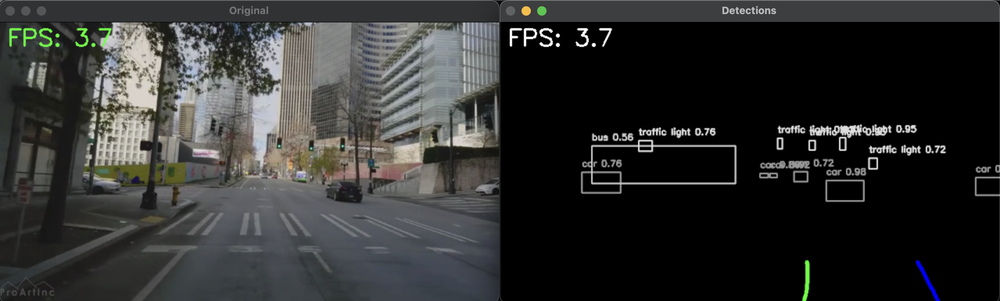
#> input picture example.png, 1000 x 301 px, shrunk from 2558 x 770 before the run, given in place of drive_480p_new.mp4, which was not available
$ python main.py
#> lines starting #> are read from the running program, lines starting #| are printed output that depends on the picture; after the words box and inside, x2 and y2 are one past the last pixel; in counts of white or black regions, pixels touching at a corner belong together; pictures that were not available may be replaced by others from this repository, and a replacement may not be noted
import cv2
import sys
import numpy as np

def play_video(video_path):
#> called with video_path = 'drive_480p_new.mp4'
    cap = cv2.VideoCapture(video_path)

    if not cap.isOpened():
        print("Error: Could not open video file")
        return

    frame_width = int(cap.get(cv2.CAP_PROP_FRAME_WIDTH))
    frame_height = int(cap.get(cv2.CAP_PROP_FRAME_HEIGHT))
    fps = int(cap.get(cv2.CAP_PROP_FPS))

    print(f"Video Properties:")
    print(f"Resolution: {frame_width}x{frame_height}")
    print(f"FPS: {fps}")

    cv2.namedWindow('Video Player', cv2.WINDOW_NORMAL)

    while True:
        ret, frame = cap.read()
#> frame is the input picture: shape (301, 1000, 3); mean B, G, R 47.5, 48.5, 47.9
        if not ret:
            print("End of video file")
            break

        copy = np.copy(frame)
        gray = cv2.cvtColor(frame, cv2.COLOR_BGR2GRAY)
        blur = cv2.GaussianBlur(gray, (5, 5), 0)
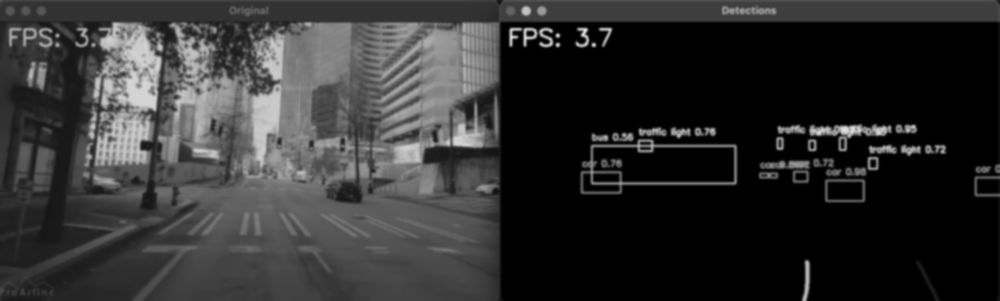
#> blur: shape (301, 1000); min 0, max 225, mean 48.2
        edges = cv2.Canny(blur, 50, 150)
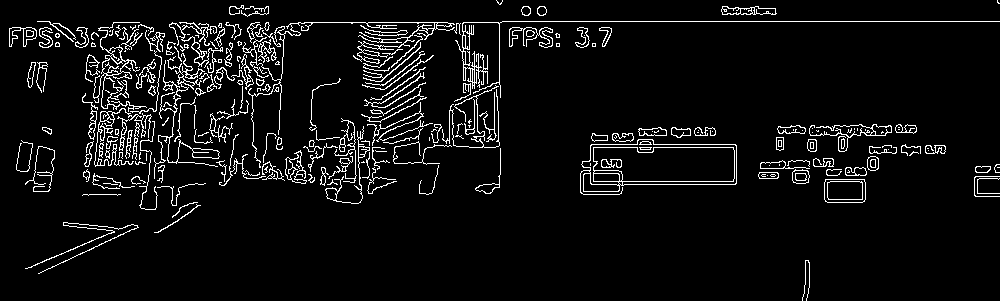
#> edges: shape (301, 1000); 6% white in thin lines or dots

        height, width = frame.shape[:2]
#> height = 301; width = 1000
        mask = np.zeros_like(edges)
        polygon = np.array([
            [
                (0, height),
                (width // 2, height // 2),
                (width, height),
            ]
        ], np.int32)
#> polygon = [[0, 301], [500, 150], [1000, 301]]
        cv2.fillPoly(mask, polygon, 255)
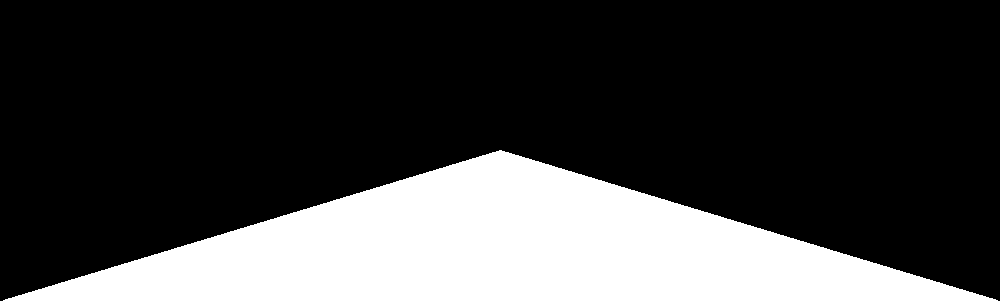
#> mask: shape (301, 1000); 25.1% white; 1 white region, box (x1, y1, x2, y2) and area: (3, 150, 998, 301) 75545
        masked_edges = cv2.bitwise_and(edges, mask)
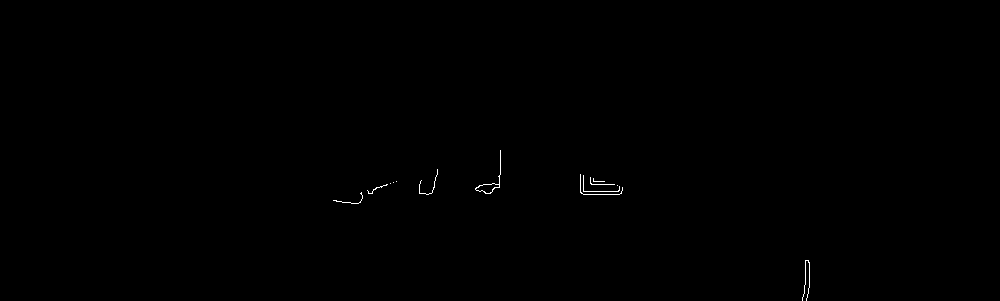
#> masked_edges: shape (301, 1000); 0.16% white in thin lines or dots, all inside (x1, y1, x2, y2) = (333, 150, 810, 301)

        lines = cv2.HoughLinesP(
            masked_edges,
            rho=2,
            theta=np.pi/180,
            threshold=40,
            minLineLength=40,
            maxLineGap=5,
        )
#> lines = [[580, 191, 621, 191]]

        if lines is not None:
            averaged_lines = average(copy, lines)
            if averaged_lines is not None:
                black_lines = display_lines(copy, averaged_lines)
                if black_lines is not None:  # Add check for None return
                    lanes = cv2.addWeighted(copy, 0.8, black_lines, 1, 1)
                    cv2.imshow("Video Player", lanes)
                else:
                    cv2.imshow("Video Player", copy)
            else:
                cv2.imshow("Video Player", copy)
        else:
            cv2.imshow("Video Player", copy)

        if cv2.waitKey(1000//fps) & 0xFF == ord('q'):
            break

    cap.release()
    cv2.destroyAllWindows()

def average(image, lines):
    left = []
    right = []

    if lines is None:
        return None

    for line in lines:
        if line is None or len(line) == 0:
            continue

        x1, y1, x2, y2 = line.reshape(4)

        # Avoid division by zero
        if x2 - x1 == 0:
            continue

        # Fit polynomial of degree 1 (linear equation) to the points
        parameters = np.polyfit((x1, x2), (y1, y2), 1)
        slope = parameters[0]
        y_int = parameters[1]

        if slope < 0:
            left.append((slope, y_int))
        else:
            right.append((slope, y_int))
#> this loop made 1 pass
#> (x1, y1, x2, y2, slope, y_int) on pass 1: (580, 191, 621, 191, 4.51e-16, 191)
#> after the loop, left = []; right = [(4.51e-16, 191)]

    # Add safety checks for empty lists
    if len(left) == 0 or len(right) == 0:
        return None

    # Average the lines on each side
    left_avg = np.average(left, axis=0)
    right_avg = np.average(right, axis=0)

    try:
        # Convert averaged lines to points
        left_line = make_points(image, left_avg)
        right_line = make_points(image, right_avg)

        if left_line is None or right_line is None:
            return None

        return np.array([left_line, right_line])
    except:
        return None

# [47 lines left out: functions make_points, display_lines, not called in this run]

if __name__ == "__main__":
    video_path = "drive_480p_new.mp4"
    play_video(video_path)
#> (key q is pressed here)
